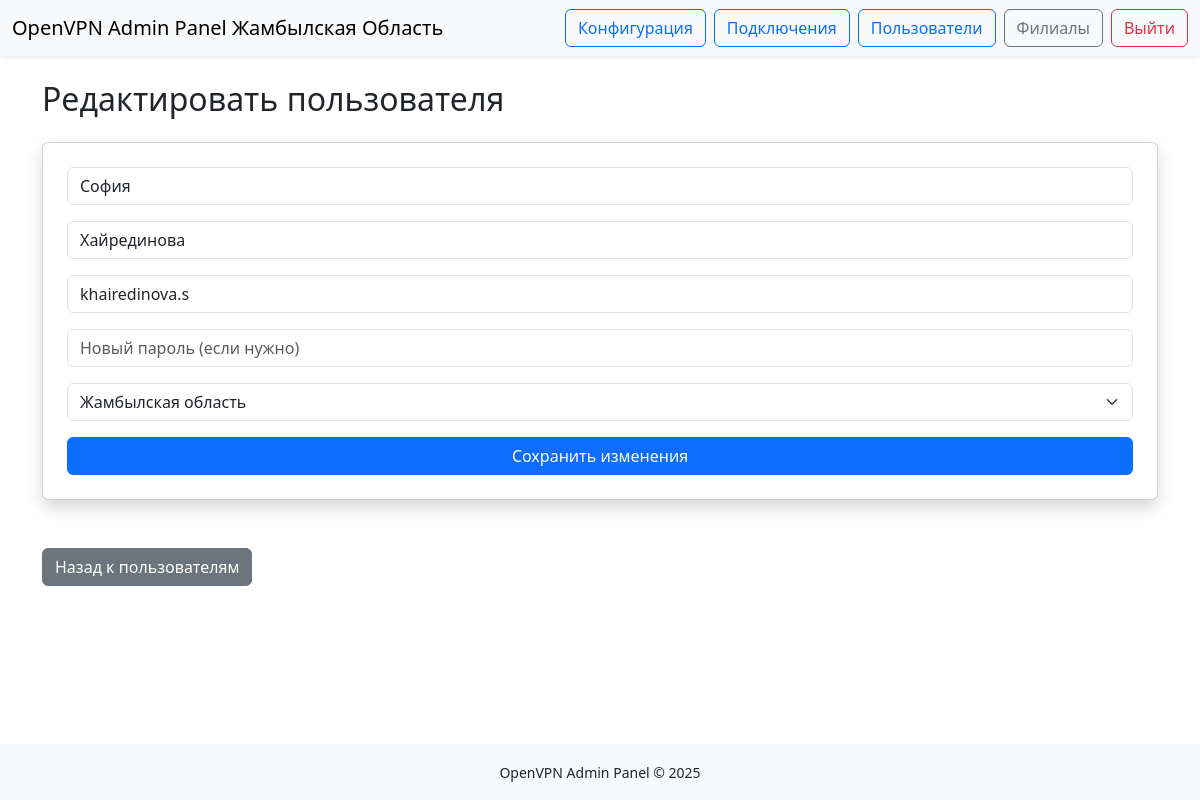
Page /edit_user/4 (signed in) on the committed database.
### models.py (models this page shows, shortened)
class VPNUser(db.Model):
    id = db.Column(db.Integer, primary_key=True)
    username = db.Column(db.String(150), unique=True, nullable=False)
    password_hash = db.Column(db.String(256), nullable=False)
    first_name = db.Column(db.String(150), nullable=True)
    last_name = db.Column(db.String(150), nullable=True)
    branch_id = db.Column(db.Integer, db.ForeignKey('branch.id'))
    branch = db.relationship('Branch', backref='users')
    is_active = db.Column(db.Boolean, default=True)

class Branch(db.Model):
    id = db.Column(db.Integer, primary_key=True)
    name = db.Column(db.String(100), unique=True, nullable=False)

### app.py (the view, shortened to what this page needs)
    @app.route('/edit_user/<int:user_id>', methods=['GET', 'POST'])
    @login_required
    def edit_user(user_id):
        user = VPNUser.query.get_or_404(user_id)
        branches = Branch.query.all()
        return render_template('edit_user.html', user=user, branches=branches)

### templates/edit_user.html (shortened to what this page needs)
{% extends "base.html" %}
{% block content %}
<h2 class="mb-4">Редактировать пользователя</h2>
<form method="POST" class="card shadow p-4 mb-5">
    <div class="mb-3">
        <input type="text" name="first_name" class="form-control" value="{{ user.first_name }}" placeholder="Имя" required>
    </div>
    <div class="mb-3">
        <input type="text" name="last_name" class="form-control" value="{{ user.last_name }}" placeholder="Фамилия" required>
    </div>
    <div class="mb-3">
        <input type="text" name="username" class="form-control" value="{{ user.username }}" placeholder="Логин" required>
    </div>
    <div class="mb-3">
        <input type="password" name="password" class="form-control" placeholder="Новый пароль (если нужно)">
    </div>
    <div class="mb-3">
        <select name="branch_id" class="form-select">
            {% for branch in branches %}
                <option value="{{ branch.id }}" {% if user.branch_id == branch.id %}selected{% endif %}>{{ branch.name }}</option>
            {% endfor %}
        </select>
    </div>
    <button type="submit" class="btn btn-primary w-100">Сохранить изменения</button>
</form>
<a href="{{ url_for('users') }}" class="btn btn-secondary">Назад к пользователям</a>
{% endblock %}

### rows in the picture
VPNUser: first_name "София", last_name "Хайрединова", username "khairedinova.s", branch_id "Жамбылская область"

### other values in the picture
{{ APP_TITLE }} "OpenVPN Admin Panel Жамбылская Область"
